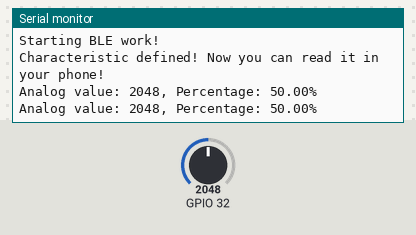
The sketch below on a simulated ESP32. Parts: the last lines printed to the serial monitor. Inputs (shaded band) come from the test bench; at power-on: GPIO 32 = 2048. Nothing arrives over Bluetooth unless stated; a phone connects over Bluetooth LE 3 s after start.

Above: at 2.8 s.
2.9 s: GPIO 32 set to 2866
At 5.2 s:
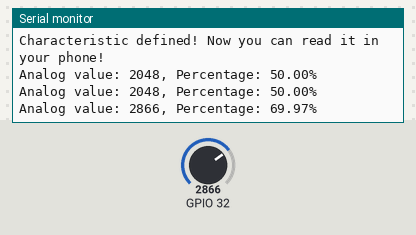
5.6 s: GPIO 32 set to 3603
At 7.0 s:
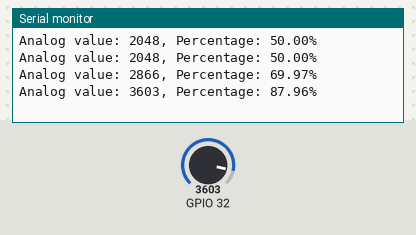
Timing chart, 0 to 8.6 s (numbered marks = the images above; inputs shaded):
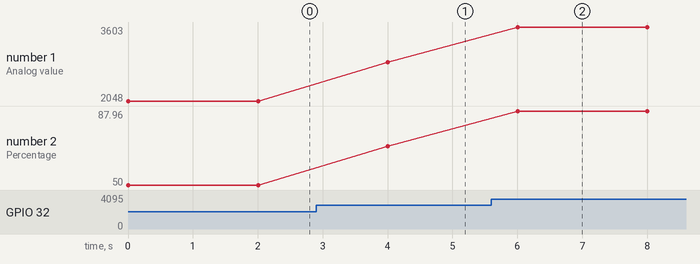

The sketch:

BLE_Server.ino
```cpp
/*
    Based on Neil Kolban example for IDF: https://github.com/nkolban/esp32-snippets/blob/master/cpp_utils/tests/BLE%20Tests/SampleServer.cpp
    Ported to Arduino ESP32 by Evandro Copercini
    updates by chegewara
*/

#include <BLEDevice.h>
#include <BLEUtils.h>
#include <BLEServer.h>

// See the following for generating UUIDs:
// https://www.uuidgenerator.net/

#define SERVICE_UUID        "4fafc201-1fb5-459e-8fcc-c5c9c331914b"
#define CHARACTERISTIC_UUID "beb5483e-36e1-4688-b7f5-ea07361b26a8"

BLECharacteristic *pCharacteristic;

void setup() {
  Serial.begin(115200);
  Serial.println("Starting BLE work!");
  pinMode(32, INPUT);

  BLEDevice::init("Long name works now");
  BLEServer *pServer = BLEDevice::createServer();
  BLEService *pService = pServer->createService(SERVICE_UUID);

  pCharacteristic = pService->createCharacteristic(
    CHARACTERISTIC_UUID,
    BLECharacteristic::PROPERTY_READ | BLECharacteristic::PROPERTY_WRITE
  );

  pCharacteristic->setValue("Hello World says Neil");
  pService->start();

  BLEAdvertising *pAdvertising = BLEDevice::getAdvertising();
  pAdvertising->addServiceUUID(SERVICE_UUID);
  pAdvertising->setScanResponse(true);
  pAdvertising->setMinPreferred(0x06);  // functions that help with iPhone connections issue
  pAdvertising->setMinPreferred(0x12);
  BLEDevice::startAdvertising();
  Serial.println("Characteristic defined! Now you can read it in your phone!");
}

void loop() {
  int a = analogRead(32);
  float p = a * 100.0 / 4096;  // Calculate percentage
  Serial.printf("Analog value: %d, Percentage: %.2f%%\n", a, p);

  // Convert percentage to string and set it as the characteristic value
  char valueStr[16];
  snprintf(valueStr, sizeof(valueStr), "%.2f%%", p);
  pCharacteristic->setValue(valueStr);

  delay(2000);
}
```

Measured:
- after the input at 2.9 s, the serial monitor: prints a new line after 1.1 s (image 1)
- after the input at 5.6 s, the serial monitor: prints a new line after 0.41 s (image 2)
- plotted number 1: 2048 → 2866 after the input at 2.9 s, 2866 → 3603 after the input at 5.6 s
- plotted number 2: 50 → 69.97 after the input at 2.9 s, 69.97 → 87.96 after the input at 5.6 s
